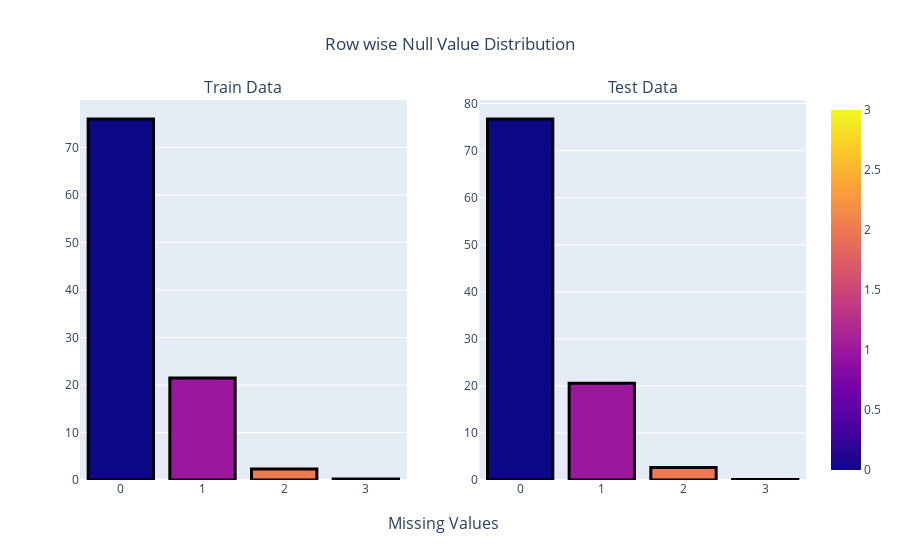

The cell this chart's notebook holds for it:
### Code cell
missing_train_row.columns = ['no', 'count']
missing_test_row.columns = ['no', 'count']
missing_train_row["count"] = missing_train_row["count"]*100
missing_test_row["count"] = missing_test_row["count"]*100


fig = make_subplots(rows=1, 
                    cols=2,
                    column_titles = ["Train Data", "Test Data"] ,
                    x_title="Missing Values",)

fig.add_trace(go.Bar(x=missing_train_row["no"], 
                     y=missing_train_row["count"]  ,
                    marker=dict(color=[n for n in range(4)], 
                                line_color='rgb(0,0,0)' ,
                                line_width = 3
                                ,coloraxis="coloraxis")),
              1, 1)
fig.add_trace(go.Bar(x= missing_test_row["no"], 
                     y=missing_test_row["count"],
                    marker=dict(color=[n for n in range(4)], 
                                line_color='rgb(0,0,0)',
                                line_width = 3 ,
                                coloraxis="coloraxis")),
              1, 2)
fig.update_layout(showlegend=False, title_text="Row wise Null Value Distribution", title_x=0.5)

### Figure 1 — Plotly figure (JSON) as saved in the notebook; plotly's stock layout.template omitted (floating-point values rounded to 4 significant figures)
{"data": [{"marker": {"color": [0, 1, 2, 3], "coloraxis": "coloraxis", "line": {"color": "rgb(0,0,0)", "width": 3}}, "type": "bar", "x": [0, 1, 2, 3], "xaxis": "x", "y": [75.99, 21.48, 2.335, 0.1956], "yaxis": "y"}, {"marker": {"color": [0, 1, 2, 3], "coloraxis": "coloraxis", "line": {"color": "rgb(0,0,0)", "width": 3}}, "type": "bar", "x": [0, 1, 2, 3], "xaxis": "x2", "y": [76.71, 20.55, 2.642, 0.09352], "yaxis": "y2"}], "layout": {"annotations": [{"font": {"size": 16}, "showarrow": false, "text": "Train Data", "x": 0.225, "xanchor": "center", "xref": "paper", "y": 1, "yanchor": "bottom", "yref": "paper"}, {"font": {"size": 16}, "showarrow": false, "text": "Test Data", "x": 0.775, "xanchor": "center", "xref": "paper", "y": 1, "yanchor": "bottom", "yref": "paper"}, {"font": {"size": 16}, "showarrow": false, "text": "Missing Values", "x": 0.5, "xanchor": "center", "xref": "paper", "y": 0, "yanchor": "top", "yref": "paper", "yshift": -30}], "showlegend": false, "title": {"text": "Row wise Null Value Distribution", "x": 0.5}, "xaxis": {"anchor": "y", "domain": [0, 0.45]}, "xaxis2": {"anchor": "y2", "domain": [0.55, 1]}, "yaxis": {"anchor": "x", "domain": [0, 1]}, "yaxis2": {"anchor": "x2", "domain": [0, 1]}}}
